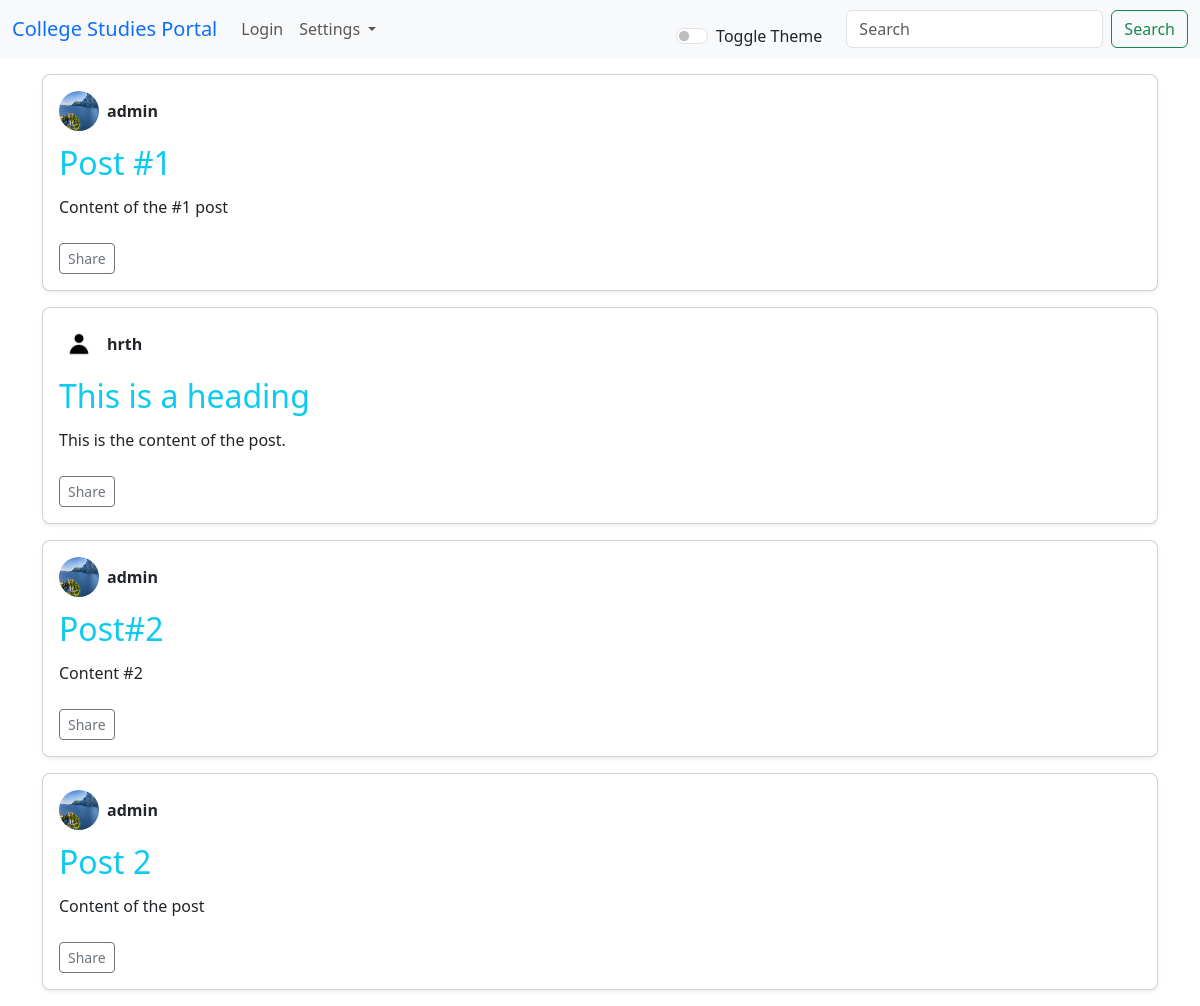
The app's page /app/ with its own data.
### app/models.py (models this page shows, shortened)
class Post(models.Model):
    heading = models.CharField(max_length=128)
    content = models.TextField(max_length=2048)
    user = models.ForeignKey(User,on_delete=models.CASCADE,related_name='posts')
    def __str__(self):
        if len(self.content) <= 200:
            return self.content
        return f"{self.content[:200]}...."

class UserProfile(models.Model):
    user = models.OneToOneField(User,on_delete=models.CASCADE,related_name="userprofile",unique=True)
    description = models.TextField(max_length=512)
    pfp = models.ImageField(upload_to="profile_pics/",default='profile_pics/default.jpg')

### app/views.py (the view)
# urls.py: path('',views.home,name='home'),
def home(request):
    context = {
        "posts": Post.objects.all(),
        "user": request.user,
        "flag": request.user.is_authenticated
    }
    return render(request,'app/home.html', context)

### app/templates/app/home.html (shortened to what this page needs)
{% extends "app/basic.html"%}
{%block body%}
{% for i in posts%}
    <div class="container mt-3" >
        <a href="{% url 'app:posts' i.id %}" class="text-decoration-none">
        <div class="card shadow-sm mb-3 p-3 rounded-3" >
            <div class="d-flex align-items-center">
                <img src="/app{{i.user.userprofile.pfp.url}}" alt="Profile" width="40" height="40" class="rounded-circle me-2">
                <div>
                    <div class="fw-bold">{{i.user.username}}</div>
                </div>
            </div>
            <div class="mt-2 fs-2 text-info" id="link" data-id={{i.id}}>
              {{i.heading}}
            </div>
            <p class="mt-2 text-break">
                {{i}}
            </p>
            <div class="d-flex justify-content-between mt-2">
                <button class="btn btn-outline-secondary btn-sm"> Share</button>
            </div>
        </div>
        </a>
    </div>
{%endfor%}
{%endblock%}

### app/templates/app/basic.html (shortened to what this page needs)
{% load static %}
<!DOCTYPE html>
<html lang="en">
<head>
    <link href="https://cdn.jsdelivr.net/npm/bootstrap@5.3.3/dist/css/bootstrap.min.css" rel="stylesheet">
</head>
<body>
    <nav class="navbar navbar-expand-lg bg-body-tertiary">
        <div class="container-fluid">
          <a class="navbar-brand text-primary" href="{% url 'app:home'%}">College Studies Portal</a>
          <div class="collapse navbar-collapse" id="navbarSupportedContent">
            <ul class="navbar-nav me-auto mb-2 mb-lg-0">
              {% if user.is_authenticated %}
              <li class="nav-item">
                <a class="nav-link" href="{% url 'app:addpost'%}">Add a post</a>
              </li>
              <li class="nav-item">
                <a class="nav-link" href="{% url 'app:userp'%}">User Profile</a></li>
                {% else %}
                <a class="nav-link" href="{% url 'app:login_user'%}">Login</a></li>
                {% endif %}
              <li class="nav-item dropdown">
                <a class="nav-link dropdown-toggle" role="button" data-bs-toggle="dropdown" aria-expanded="false">
                  Settings
                </a>
                  {% if user.is_authenticated %}
                  <li><a class="dropdown-item" href="{% url 'app:logout_user'%}">Logout</a></li>
                  {% else %}
                  <a class="nav-link" href="{% url 'app:login_user'%}">Login</a></li>
                  {% endif %}
                </ul>
            <div class="form-check form-switch mt-3 ">
                <input class="form-check-input" type="checkbox" id="theme-toggle">
                <label class="form-check-label me-4" for="theme-toggle">Toggle Theme</label>
            </div>
            <form class="d-flex" role="search">
              <input class="form-control me-2" type="search" placeholder="Search" aria-label="Search">
              <button class="btn btn-outline-success" type="submit">Search</button>
            </form>
          </div>
        </div>
      </nav>
    {%block body%} {%endblock%}
</body>
</html>

### records on screen
Post: user.userprofile.pfp (picture), user.username "admin", heading "Post #1", content "Content of the #1 post"
Post: user.userprofile.pfp (placeholder picture), user.username "hrth", heading "This is a heading", content "This is the content of the post."
Post: user.userprofile.pfp (picture), user.username "admin", heading "Post#2", content "Content #2"
Post: user.userprofile.pfp (picture), user.username "admin", heading "Post 2", content "Content of the post"
